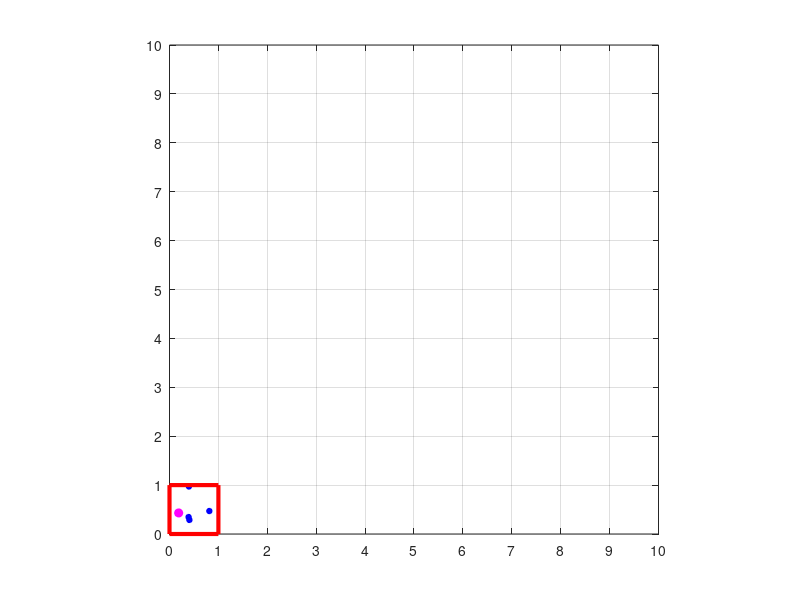

Recreate this plot in MATLAB. (Note: this script raises an error after producing the figure.)
% tp_equilibrium.m
% Simulation of a N gas particles released into a box from one corner 
% Box dimensions  10 x 10,  Unit box dimensions  1 x 1
% Ian Cooper
% School of Physics, University of Sydney
% email: ian.cooper@sydney.edu.au
% http://www.physics.usyd.edu.au/teach_res/mp/mphome.htm
% 20140718

clear all
close all
clc

% ************************************************************************
% SETUP
% ************************************************************************

% input number of particles and time step
N = input('No. of particles (default N = 1000), N  =  ');     
disp('   ');                                            
nt = input('No. of time steps (default nt = 200),  nt  =  ');  
disp('  ');

% initial position of N particles within unit box ------------------------
R = 1;                          % max step length
P = rand(N,2);                  % initial (x,y) coordinates of N particles
x = P(:,1);
y = P(:,2);


% ************************************************************************
%  CALCULATIONS
%  GRAPHICS

% ************************************************************************ 
xp = [ 0 1 1 0 0]; yp = [0 0 1 1 0];

figure(1) % Animation of the motion of the gas molecules
set(gcf,'Units','Normalized','Position',[0.2,0.2,0.2,0.3]) 
set(gca,'fontsize',12);
%set(gcf,'Units','centimeters','Position',[1,5,10,10]);
set(gcf,'NumberTitle','off','Name','Particles in Box');

color_p = [0 0 1];  size_p = 4;

% calculate new positions of each each particle and plot -----------------     
for c = 1 : nt

% plot the position of the particles -------------------------------------
h_plot = plot(x,y,'o');
     set(h_plot,'MarkerEdgeColor',color_p,'MarkerFaceColor',color_p, ...
        'MarkerSize',size_p);
hold on
h_plot = plot(x(1),y(1),'o');
     set(h_plot,'MarkerEdgeColor',[1 0 1],'MarkerFaceColor',[1 0 1], ...
        'MarkerSize',size_p+2);
plot(xp,yp,'r','linewidth',3');    
hold off    
    
    
axis([0 10 0 10])
axis equal
set(gca,'Xlim',[0 10]);
set(gca,'Xtick',[0:1:10]);
set(gca,'Ylim',[0 10]);
set(gca,'Ytick',[0:1:10]);
% axis off
grid on

if c ==1
M = getframe(gcf);
[im,map] = rgb2ind(M.cdata,512,'nodither');  %RGB to indexed images
im(1,1,1,nt) = 0;
end

% delay in animation for position of particles ---------------------------
if c == 1; pause(2); else pause(0.1); end;    

% calculate the number of particles in start box --------------------------
box_x = ones(1,N);
box_y = ones(1,N);
box_x(x>R) = 0;
box_y(y>R) = 0;
N_box(c) = sum(box_x .* box_y);

% increment the position of each particle --------------------------------    
dP = R.*randn(N,2);
dx = dP(:,1);
dy = dP(:,2);

% updated position of each particle---------------------------------------
x = x + dx;
y = y + dy;

% particle reflected of boundaries of the box ----------------------------
for c1 = 1:N
if x(c1) < 0; x(c1) = x(c1) + abs(dx(c1));   end;
if y(c1) < 0; y(c1) = y(c1) + abs(dy(c1));   end;
if x(c1) > 10; x(c1) = x(c1) - abs(dx(c1));  end;
if y(c1) > 10; y(c1) = y(c1) - abs(dy(c1));  end;
end  

M = getframe(gcf);
im(:,:,1,c) = rgb2ind(M.cdata,map,'nodither');
 
end

% calc. mean   std sem for no. of particles in start box ---------------
ns = floor(0.6*nt);                    % starting point for calc.
N_avg = (100/N) * mean(N_box(ns:end));
N_std = (100/N) * std(N_box(ns:end));
N_sem = N_std/sqrt(nt-ns+1);

% ======================================================================== 
figure(2)  % plot for particles in start box 
set(gcf,'NumberTitle','off','Name','Start Box');
set(gcf,'Units','centimeters','Position',[12,5,20,16]);
fs = 12; 
set(gca,'FontSize',fs);

% number of particles in unit box ----------------------------------------
subplot(2,1,1)
y_p = N_box*100/N; H = plot(y_p);

lineWidth_p = 2; set(H,'lineWidth',lineWidth_p);
    
title_x = 'time steps  (a.u)';
title_y = '% particles in sstart box';
tm1 = 'No. of particles   =   ';
tm2 = num2str(N);
tm = [tm1 tm2];
     xlabel(title_x,'FontSize',fs);
     ylabel(title_y,'FontSize',fs); 
     ht = title(tm,'FontSize',fs);

hold on

% plot red line indicating start and mean, std, sem calc. -----------------
x_p = [ns ns]; y_p = [0 100]; H = plot(x_p,y_p, 'r');

txt =  'Start box statistics'; text(ns+5,90,txt,'FontSize',fs);

txt_1 = 'mean  =  ' ; 
txt_2 = num2str(N_avg,'%0.2f');
txt   = [txt_1 txt_2];
text(ns+5,80,txt,'FontSize',fs);

txt_1 = 'std  =  ' ; 
txt_2 = num2str(N_std,'%0.2f');
txt   = [txt_1 txt_2];
text(ns+5,70,txt,'FontSize',fs);

txt_1 = 'sem  =  ' ; 
txt_2 = num2str(N_sem,'%0.2f');
txt   = [txt_1 txt_2];
%text(ns+5,60,txt,'FontSize',fs);     

% magnified view of number of particles in start box ----------------------     
subplot(2,1,2)
y_p = N_box*100/N; H = plot(y_p);

lineWidth_p = 2; set(H,'lineWidth',lineWidth_p);

set(gca,'Ylim',[0 5]);
set(gca,'Ytick',[0:0.5:5]);
    
title_x = 'time steps  (a.u)';
title_y = '% particles in start box';
tm1 = 'No. of particles   =   ';
tm2 = num2str(N);
tm = [tm1 tm2];
xlabel(title_x,'FontSize',fs);
ylabel(title_y,'FontSize',fs); 
ht = title(tm,'FontSize',fs);

     
%  SAVE ANIMATED GIF ======================================================
% im - images to be saved
% map - color map for images
% ag_name - file name for animated gif
% DelayTime - time delay in seconds between viewing images
% LoopCount - animated gif will continuously
ag_name = 'ag_aaa.gif';
delay = 0.1;
%imwrite(im,map,ag_name,'DelayTime',delay,'LoopCount',inf);
